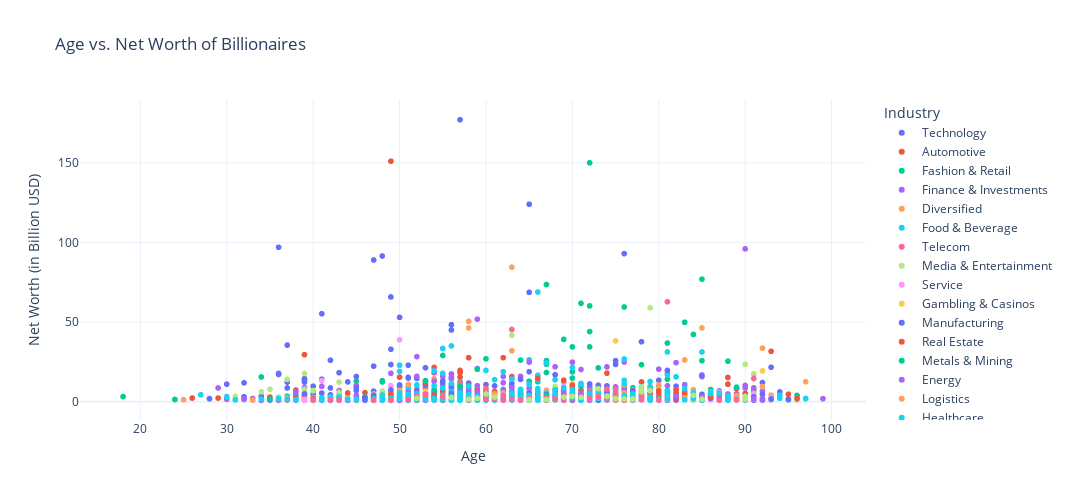

The notebook cell this image was saved under:
### Code cell
# Scatter plot of Age vs Net Worth
fig = px.scatter(
    df,
    x='Age',
    y='NetWorth',
    title='Age vs. Net Worth of Billionaires',
    labels={'Age': 'Age', 'NetWorth': 'Net Worth (in Billion USD)'},
    color='Industry',
    hover_data=['Name']
)

fig.update_layout(template='plotly_white',
                  width = 1500,
                  height = 500)
fig.show()

### Figure 1 — Plotly figure (JSON) as saved in the notebook; plotly's stock layout.template omitted (floating-point values rounded to 4 significant figures; data arrays with more than 128 entries replaced by an {"elided": "..."} marker saying what was removed)
{"data": [{"customdata": {"elided": "355x1 str values"}, "hovertemplate": "Industry=Technology<br>Age=%{x}<br>Net Worth (in Billion USD)=%{y}<br>Name=%{customdata[0]}<extra></extra>", "legendgroup": "Technology", "marker": {"color": "#636efa", "symbol": "circle"}, "mode": "markers", "name": "Technology", "showlegend": true, "type": "scattergl", "x": {"elided": "355 float values"}, "xaxis": "x", "y": {"elided": "355 float values"}, "yaxis": "y"}, {"customdata": [["Elon Musk"], ["Susanne Klatten"], ["Stefan Quandt"], ["Li Shufu"], ["Wang Chuanfu"], ["Ernest Garcia, II."], ["Wei Jianjun & family"], ["Georg Schaeffler"], ["Lu Zhongfang"], ["Lu Xiangyang"], ["Shahid Khan"], ["Ernest Garcia, III."], ["Mong-Koo Chung"], ["Li Ping"], ["William Li"], ["He Xiaopeng"], ["Vikram Lal & family"], ["Huang Yi"], ["Pawan Munjal & family"], ["Piero Ferrari"], ["Dan Friedkin"], ["Li Xiang"], ["Wu Jianshu"], ["Mark Shoen"], ["Maria-Elisabeth Schaeffler-Thumann"], ["Li Guoqiang"], ["Vivek Chaand Sehgal"], ["E. Joe Shoen"], ["RJ Scaringe"], ["Dong Jinggui"], ["Xia Zuoquan"], ["Ye Fan & family"], ["Norman Braman"], ["Peter Unger"], ["Alberto Bombassei"], ["Abhay Firodia"], ["Gail Miller"], ["Austin Russell"], ["Chin Jong Hwa"], ["Arvind Poddar"], ["Herb Chambers"], ["Roger Penske"], ["Walter Frey"], ["Francois Feuillet"], ["Shmuel Harlap"], ["Li Hongjing"], ["Lachhman Das Mittal"], ["Willis Johnson"], ["Xu Xudong & family"], ["Lisa Draexlmaier"], ["Henrik Fisker"], ["Donald Foss"], ["Geeta Gupta-Fisker"], ["Jiang Yintai & family"], ["Tran Ba Duong & family"], ["Ziv Aviram"], ["Trevor Milton"], ["Nirmal Minda"], ["Qian Jinghong"], ["Amnon Shashua"], ["Wang Jianfeng & family"], ["Stefan Pierer"], ["Christian Bertermann"], ["Hakan Koc"], ["Ulrich Mommert & family"], ["Hiroshi Ishibashi"], ["A. Jayson Adair"]], "hovertemplate": "Industry=Automotive<br>Age=%{x}<br>Net Worth (in Billion USD)=%{y}<br>Name=%{customdata[0]}<extra></extra>", "legendgroup": "Automotive", "marker": {"color": "#EF553B", "symbol": "circle"}, "mode": "markers", "name": "Automotive", "showlegend": true, "type": "scattergl", "x": [49.0, 58.0, 54.0, 57.0, 55.0, 63.0, 57.0, 56.0, 78.0, 58.0, 70.0, 38.0, 83.0, 53.0, 46.0, 43.0, 79.0, 59.0, 67.0, 75.0, 56.0, 39.0, 57.0, 70.0, 79.0, 57.0, 64.0, 71.0, 38.0, 51.0, 59.0, 50.0, 88.0, 76.0, 80.0, 76.0, 77.0, 26.0, 62.0, 63.0, 79.0, 84.0, 77.0, 72.0, 76.0, 53.0, 90.0, 73.0, 51.0, 30.0, 57.0, 76.0, 46.0, 70.0, 61.0, 62.0, 39.0, 63.0, 48.0, 60.0, 51.0, 64.0, 37.0, 36.0, 80.0, 74.0, 51.0], "xaxis": "x", "y": [151.0, 27.7, 21.6, 19.7, 16.3, 15.9, 15.5, 14.9, 12.5, 9.1, 8.0, 7.4, 6.0, 5.8, 5.8, 5.5, 5.0, 4.8, 4.3, 4.1, 4.1, 4.0, 4.0, 3.9, 3.7, 3.5, 3.5, 3.5, 3.4, 3.3, 3.0, 2.9, 2.8, 2.5, 2.4, 2.4, 2.4, 2.4, 2.2, 2.2, 2.1, 2.1, 2.0, 1.9, 1.9, 1.9, 1.9, 1.8, 1.7, 1.6, 1.6, 1.6, 1.6, 1.6, 1.6, 1.4, 1.4, 1.4, 1.4, 1.4, 1.4, 1.3, 1.2, 1.2, 1.2, 1.1, 1.0], "yaxis": "y"}, {"customdata": {"elided": "268x1 str values"}, "hovertemplate": "Industry=Fashion & Retail<br>Age=%{x}<br>Net Worth (in Billion USD)=%{y}<br>Name=%{customdata[0]}<extra></extra>", "legendgroup": "Fashion & Retail", "marker": {"color": "#00cc96", "symbol": "circle"}, "mode": "markers", "name": "Fashion & Retail", "showlegend": true, "type": "scattergl", "x": {"elided": "268 float values"}, "xaxis": "x", "y": {"elided": "268 float values"}, "yaxis": "y"}, {"customdata": {"elided": "365x1 str values"}, "hovertemplate": "Industry=Finance & Investments<br>Age=%{x}<br>Net Worth (in Billion USD)=%{y}<br>Name=%{customdata[0]}<extra></extra>", "legendgroup": "Finance & Investments", "marker": {"color": "#ab63fa", "symbol": "circle"}, "mode": "markers", "name": "Finance & Investments", "showlegend": true, "type": "scattergl", "x": {"elided": "365 float values"}, "xaxis": "x", "y": {"elided": "365 float values"}, "yaxis": "y"}, {"customdata": {"elided": "180x1 str values"}, "hovertemplate": "Industry=Diversified<br>Age=%{x}<br>Net Worth (in Billion USD)=%{y}<br>Name=%{customdata[0]}<extra></extra>", "legendgroup": "Diversified", "marker": {"color": "#FFA15A", "symbol": "circle"}, "mode": "markers", "name": "Diversified", "showlegend": true, "type": "scattergl", "x": {"elided": "180 float values"}, "xaxis": "x", "y": {"elided": "180 float values"}, "yaxis": "y"}, {"customdata": {"elided": "204x1 str values"}, "hovertemplate": "Industry=Food & Beverage<br>Age=%{x}<br>Net Worth (in Billion USD)=%{y}<br>Name=%{customdata[0]}<extra></extra>", "legendgroup": "Food & Beverage", "marker": {"color": "#19d3f3", "symbol": "circle"}, "mode": "markers", "name": "Food & Beverage", "showlegend": true, "type": "scattergl", "x": {"elided": "204 float values"}, "xaxis": "x", "y": {"elided": "204 float values"}, "yaxis": "y"}, {"customdata": [["Carlos Slim Helu & family"], ["Masayoshi Son"], ["Patrick Drahi"], ["Sunil Mittal & family"], ["Xavier Niel"], ["Rocco Commisso"], ["Ananda Krishnan"], ["Yasumitsu Shigeta"], ["Denis O'Brien"], ["Richard Li"], ["Shaul Shani"], ["Vladimir Yevtushenkov"], ["Chey Tae-won"], ["Naguib Sawiris"], ["John Caudwell"], ["Najib Mikati"], ["Taha Mikati"], ["Craig McCaw"], ["David Teoh & family"], ["Lv Dalong"], ["Wu Kaiting"], ["Strive Masiyiwa"], ["Kenny Troutt"], ["Lu Rongfu"], ["Terence (Terry) Matthews"], ["Shusheng Zheng"], ["Gleb Fetisov"], ["Ren Zhengfei"], ["Charles Dunstone"], ["Mohammed Ibrahim"], ["Zhong Peifeng"], ["Murat Vargi"]], "hovertemplate": "Industry=Telecom<br>Age=%{x}<br>Net Worth (in Billion USD)=%{y}<br>Name=%{customdata[0]}<extra></extra>", "legendgroup": "Telecom", "marker": {"color": "#FF6692", "symbol": "circle"}, "mode": "markers", "name": "Telecom", "showlegend": true, "type": "scattergl", "x": [81.0, 63.0, 57.0, 63.0, 53.0, 71.0, 83.0, 56.0, 62.0, 54.0, 66.0, 72.0, 60.0, 66.0, 68.0, 65.0, 76.0, 71.0, 65.0, 59.0, 51.0, 60.0, 73.0, 50.0, 78.0, 55.0, 54.0, 77.0, 57.0, 74.0, 58.0, 73.0], "xaxis": "x", "y": [62.8, 45.4, 11.8, 10.5, 8.8, 7.2, 5.8, 4.9, 4.6, 4.5, 3.8, 3.4, 3.2, 3.2, 3.1, 2.5, 2.5, 2.0, 1.9, 1.8, 1.8, 1.5, 1.5, 1.4, 1.4, 1.4, 1.2, 1.2, 1.1, 1.1, 1.1, 1.0], "yaxis": "y"}, {"customdata": [["Michael Bloomberg"], ["David Thomson & family"], ["Rupert Murdoch & family"], ["Su Hua"], ["Donald Newhouse"], ["Cheng Yixiao"], ["Forrest Li"], ["Charles Ergen"], ["David Geffen"], ["Jim Kennedy"], ["Blair Parry-Okeden"], ["Dmitry Bukhman"], ["Igor Bukhman"], ["John Malone"], ["George Lucas"], ["Gang Ye"], ["Wang Ning & family"], ["James Chambers"], ["Jason Jiang"], ["Katharine Rayner"], ["Margaretta Taylor"], ["Charles Dolan & family"], ["Isaac Perlmutter"], ["Chen Rui"], ["Clive Calder"], ["Reed Hastings"], ["Tim Sweeney"], ["Mark Cuban"], ["Barry Diller"], ["Jeff Green"], ["Amos Hostetter, Jr."], ["Steven Spielberg"], ["Hubert Burda"], ["Martha Ingram & family"], ["Thomas Secunda"], ["Arnon Milchan"], ["Xu Yi"], ["Zygmunt Solorz-Zak"], ["Koos Bekker"], ["Haim Saban"], ["Eddy Kusnadi Sariaatmadja"], ["Friede Springer"], ["Wang Changtian"], ["Yin Xin"], ["Huang Qiaoling"], ["Kim Taek-jin"], ["David Baszucki"], ["Stefan von Holtzbrinck"], ["Lars Wingefors"], ["Oprah Winfrey"], ["Kalanithi Maran"], ["Charles Zegar"], ["Yvonne Bauer"], ["David Chen"], ["Bang Shi-hyuk"], ["Gretel Packer"], ["Andrew Paradise"], ["Krit Ratanarak"], ["Ted Turner"], ["Arkady Volozh"], ["John de Mol"], ["Kenneth Feld & family"], ["Yasuhiro Fukushima"], ["Li Yong"], ["Pierre Karl Péladeau"], ["Stanley Hubbard"], ["Brian Roberts"], ["Todd Wagner"], ["Joao Roberto Marinho"], ["Jose Roberto Marinho"], ["Roberto Irineu Marinho"], ["Markus Persson"], ["Susumu Fujita"], ["Gary Magness"], ["Alan Gerry"], ["Jay-Z"], ["Richard Desmond"], ["Lu Hongyan"], ["Dirk Stroeer"], ["Joop van den Ende"], ["Mathias Doepfner"], ["Aydin Dogan"], ["Huang Yimeng"], ["Guy Laliberté"], ["Udo Mueller"], ["Thomas Tull"], ["Pu Shulin"], ["Susanto Suwarto"], ["Hary Tanoesoedibjo"], ["Yu Faxiang"], ["Tyler Perry"], ["Alan Rydge"]], "hovertemplate": "Industry=Media & Entertainment<br>Age=%{x}<br>Net Worth (in Billion USD)=%{y}<br>Name=%{customdata[0]}<extra></extra>", "legendgroup": "Media & Entertainment", "marker": {"color": "#B6E880", "symbol": "circle"}, "mode": "markers", "name": "Media & Entertainment", "showlegend": true, "type": "scattergl", "x": [79.0, 63.0, 90.0, 39.0, 91.0, 37.0, 43.0, 68.0, 78.0, 73.0, 70.0, 35.0, 39.0, 80.0, 76.0, 40.0, 34.0, 63.0, 48.0, 76.0, 78.0, 94.0, 78.0, 43.0, 74.0, 60.0, 50.0, 62.0, 79.0, 44.0, 84.0, 74.0, 81.0, 85.0, 66.0, 76.0, 31.0, 64.0, 68.0, 76.0, 67.0, 78.0, 55.0, 36.0, 62.0, 54.0, 58.0, 57.0, 44.0, 67.0, 55.0, 73.0, 44.0, 40.0, 48.0, 55.0, 38.0, 74.0, 82.0, 57.0, 66.0, 72.0, 73.0, 47.0, 59.0, 87.0, 61.0, 60.0, 67.0, 65.0, 73.0, 41.0, 47.0, 67.0, 92.0, 51.0, 69.0, 43.0, 52.0, 79.0, 58.0, 84.0, 39.0, 61.0, 59.0, 50.0, 65.0, 65.0, 55.0, 49.0, 51.0, 68.0], "xaxis": "x", "y": [59.0, 41.8, 23.5, 17.8, 17.6, 14.1, 12.4, 9.6, 9.5, 9.4, 9.4, 7.9, 7.9, 7.8, 7.4, 7.1, 6.3, 6.2, 6.2, 6.2, 6.2, 6.1, 6.0, 5.9, 5.5, 5.1, 4.7, 4.4, 4.2, 3.8, 3.8, 3.7, 3.5, 3.5, 3.5, 3.4, 3.4, 3.2, 3.0, 3.0, 3.0, 3.0, 3.0, 3.0, 2.9, 2.9, 2.8, 2.8, 2.8, 2.7, 2.6, 2.6, 2.4, 2.4, 2.3, 2.3, 2.3, 2.3, 2.3, 2.3, 2.0, 2.0, 2.0, 2.0, 2.0, 1.9, 1.9, 1.9, 1.8, 1.8, 1.8, 1.7, 1.6, 1.6, 1.5, 1.4, 1.3, 1.3, 1.3, 1.3, 1.2, 1.2, 1.2, 1.2, 1.2, 1.2, 1.1, 1.1, 1.1, 1.1, 1.0, 1.0], "yaxis": "y"}, {"customdata": [["Wang Wei"], ["Zhang Bangxin"], ["Liu Yonghao & family"], ["Larry Xiangdong Chen"], ["Micky Arison"], ["Liu Yongxing"], ["Frits Goldschmeding"], ["Tamara Gustavson"], ["Gary Rollins"], ["Pierre Bellon & family"], ["Wang Zhendong"], ["Shari Arison"], ["Michael Minhong Yu"], ["Steven Udvar-Hazy"], ["Tom Golisano"], ["Bertil Hult"], ["Rakesh Gangwal"], ["Robert Rowling"], ["Li Yongxin & family"], ["Anthony Pritzker"], ["Jim Davis"], ["B. Wayne Hughes"], ["Jean (Gigi) Pritzker"], ["Nie Tengyun & family"], ["Philippe Foriel-Destezet"], ["Maggie Hardy Knox"], ["Glen Taylor"], ["Kenneth Tuchman"], ["Sergio Mantegazza"], ["Jeremy Jacobs, Sr. & family"], ["Vijay Shekhar Sharma"], ["Liu Yachao"], ["Linda Pritzker"], ["Wang Zhenghua"], ["Wu Junbao"], ["Li Guangyu"], ["Dmitry Kamenshchik"], ["Lee Boo-jin"], ["Miguel Fluxa Rossello"], ["Peter Sperling"], ["Torstein Hagen"], ["Helena Revoredo"], ["Xu Wanmao"], ["Fernando Chico Pardo"], ["Darwin Deason"], ["Robert Mouawad"], ["Sunny Varkey"], ["Wang Junjin"], ["Xie Ketao"], ["Yu Guo"], ["Chang Pyung-soon"], ["Ranjan Pai"], ["Petter Stordalen & family"], ["Zhou Xiayun & family"], ["Cheng Wei"], ["Gabriel Escarrer"], ["Stelios Haji-Ioannou"], ["Hu Xiaojun & family"], ["Soichiro Fukutake"], ["Polys Haji-Ioannou"], ["Huang Qiaolong & family"], ["Mitchell Jacobson"], ["Manfredi Lefebvre d'Ovidio"], ["Shirou Terashita"], ["Wen Yibo & family"], ["Wu Wei"], ["Xiao Guoqing"], ["Zhao Tongtong"], ["Zhou Ping & family"], ["Clelia Haji-Ioannou"], ["Hou Jianbin"], ["David Katzman"], ["Wang Qiangxiang"]], "hovertemplate": "Industry=Service<br>Age=%{x}<br>Net Worth (in Billion USD)=%{y}<br>Name=%{customdata[0]}<extra></extra>", "legendgroup": "Service", "marker": {"color": "#FF97FF", "symbol": "circle"}, "mode": "markers", "name": "Service", "showlegend": true, "type": "scattergl", "x": [50.0, 41.0, 69.0, 49.0, 71.0, 72.0, 87.0, 59.0, 76.0, 91.0, 44.0, 63.0, 59.0, 75.0, 79.0, 80.0, 67.0, 67.0, 45.0, 60.0, 61.0, 87.0, 58.0, 45.0, 85.0, 55.0, 79.0, 61.0, 93.0, 81.0, 42.0, 40.0, 67.0, 76.0, 55.0, 57.0, 52.0, 50.0, 82.0, 61.0, 78.0, 74.0, 76.0, 69.0, 80.0, 76.0, 63.0, 52.0, 57.0, 59.0, 70.0, 48.0, 58.0, 66.0, 38.0, 86.0, 54.0, 59.0, 75.0, 61.0, 61.0, 70.0, 67.0, 62.0, 55.0, 53.0, 52.0, 54.0, 58.0, 50.0, 39.0, 61.0, 49.0], "xaxis": "x", "y": [39.0, 13.3, 12.1, 10.2, 6.7, 6.5, 6.0, 5.6, 5.2, 4.8, 4.8, 4.4, 4.4, 4.3, 4.2, 4.2, 3.9, 3.9, 3.7, 3.6, 3.4, 3.3, 3.3, 3.1, 3.0, 2.9, 2.9, 2.8, 2.7, 2.5, 2.3, 2.0, 2.0, 2.0, 2.0, 1.9, 1.8, 1.8, 1.6, 1.6, 1.5, 1.5, 1.5, 1.4, 1.4, 1.4, 1.4, 1.4, 1.4, 1.4, 1.3, 1.3, 1.3, 1.3, 1.2, 1.2, 1.2, 1.2, 1.1, 1.1, 1.1, 1.1, 1.1, 1.1, 1.1, 1.1, 1.1, 1.1, 1.1, 1.0, 1.0, 1.0, 1.0], "yaxis": "y"}, {"customdata": [["Miriam Adelson"], ["Lui Che Woo & family"], ["Johann Graf"], ["Denise Coates"], ["Karel Komarek"], ["Teddy Sagi"], ["Mark Scheinberg"], ["Chen Lip Keong"], ["Pansy Ho"], ["Gabe Newell"], ["Paul Gauselmann & family"], ["James Packer"], ["Steve Wynn"], ["John Coates"], ["Jon Yarbrough"], ["Lim Kok Thay"], ["Lawrence Ho"], ["Elaine Wynn"], ["Kazuo Okada"], ["Chang-Woo Han & family"], ["Shalom Meckenzie"], ["William Boyd"], ["Manuel Lao Hernandez"], ["Hajime Satomi"], ["Ina Chan"]], "hovertemplate": "Industry=Gambling & Casinos<br>Age=%{x}<br>Net Worth (in Billion USD)=%{y}<br>Name=%{customdata[0]}<extra></extra>", "legendgroup": "Gambling & Casinos", "marker": {"color": "#FECB52", "symbol": "circle"}, "mode": "markers", "name": "Gambling & Casinos", "showlegend": true, "type": "scattergl", "x": [75.0, 92.0, 74.0, 53.0, 52.0, 49.0, 47.0, 73.0, 58.0, 58.0, 86.0, 53.0, 79.0, 51.0, 63.0, 69.0, 44.0, 78.0, 78.0, 90.0, 44.0, 89.0, 76.0, 79.0, 67.0], "xaxis": "x", "y": [38.2, 19.4, 7.1, 6.5, 5.5, 5.2, 4.9, 4.6, 4.3, 4.1, 3.9, 3.2, 3.2, 3.0, 2.9, 2.7, 2.4, 2.3, 1.8, 1.7, 1.7, 1.6, 1.6, 1.2, 1.0], "yaxis": "y"}, {"customdata": {"elided": "317x1 str values"}, "hovertemplate": "Industry=Manufacturing<br>Age=%{x}<br>Net Worth (in Billion USD)=%{y}<br>Name=%{customdata[0]}<extra></extra>", "legendgroup": "Manufacturing", "marker": {"color": "#636efa", "symbol": "circle"}, "mode": "markers", "name": "Manufacturing", "showlegend": true, "type": "scattergl", "x": {"elided": "317 float values"}, "xaxis": "x", "y": {"elided": "317 float values"}, "yaxis": "y"}, {"customdata": {"elided": "211x1 str values"}, "hovertemplate": "Industry=Real Estate<br>Age=%{x}<br>Net Worth (in Billion USD)=%{y}<br>Name=%{customdata[0]}<extra></extra>", "legendgroup": "Real Estate", "marker": {"color": "#EF553B", "symbol": "circle"}, "mode": "markers", "name": "Real Estate", "showlegend": true, "type": "scattergl", "x": {"elided": "211 float values"}, "xaxis": "x", "y": {"elided": "211 float values"}, "yaxis": "y"}, {"customdata": [["Alexey Mordashov & family"], ["Vladimir Potanin"], ["Vladimir Lisin"], ["German Larrea Mota Velasco & family"], ["Gina Rinehart"], ["Iris Fontbona & family"], ["Andrew Forrest"], ["Alisher Usmanov"], ["Lakshmi Mittal"], ["Wang Wenyin"], ["Dang Yanbao"], ["Savitri Jindal & family"], ["Iskander Makhmudov"], ["Alberto Bailleres Gonzalez & family"], ["Andrei Skoch & family"], ["Zheng Shuliang & family"], ["Nicky Oppenheimer & family"], ["Alexander Abramov"], ["Rinat Akhmetov"], ["Igor Altushkin"], ["Andrei Kozitsyn"], ["Ivan Glasenberg"], ["Vladimir Kim"], ["Julio Ponce Lerou"], ["Oleg Deripaska"], ["Feng Hailiang"], ["Clive Palmer"], ["Anil Agarwal & family"], ["Alexander Frolov"], ["Bulat Utemuratov"], ["Patrice Motsepe"], ["Konstantin Strukov"], ["Victor Pinchuk"], ["Luo Yangyong & family"], ["Dmitry Pumpyansky"], ["Shen Wenrong"], ["Zhang Zhixiang"], ["Daniel Mate"], ["Aristotelis Mistakidis"], ["Kostyantin Zhevago"], ["Mikhail Shelkov"], ["Tor Peterson"], ["Zhang Xuexin & family"], ["Vasily Anisimov"], ["Robert Friedland"], ["John Hancock"], ["Jia Tianjiang & family"], ["Bianca Rinehart"], ["Ginia Rinehart"], ["Pavel Tykac"], ["Rufino Vigil Gonzalez"], ["Hope Welker"], ["Xie Weitong"], ["Chen Xuehua"], ["Juan Maria Riberas Mera"], ["Alex Beard"], ["Gary Fegel"], ["Wang Zelong"], ["Zeng Chaolin"], ["Angela Bennett"], ["Anatoly Lomakin"], ["Antonio Marcegaglia"], ["Emma Marcegaglia"], ["Vadim Novinsky"], ["Eduard Chukhlebov"], ["Eduardo Hochschild"], ["Igor Kudryashkin"], ["Liang Jiankun & family"], ["Anatoly Sedykh"], ["Yu Bangping & family"], ["Dan Gertler"], ["Xiang Guangda"], ["Zhao Meiguang"]], "hovertemplate": "Industry=Metals & Mining<br>Age=%{x}<br>Net Worth (in Billion USD)=%{y}<br>Name=%{customdata[0]}<extra></extra>", "legendgroup": "Metals & Mining", "marker": {"color": "#00cc96", "symbol": "circle"}, "mode": "markers", "name": "Metals & Mining", "showlegend": true, "type": "scattergl", "x": [55.0, 60.0, 64.0, 67.0, 67.0, 78.0, 59.0, 67.0, 70.0, 53.0, 48.0, 71.0, 57.0, 89.0, 55.0, 75.0, 75.0, 62.0, 54.0, 50.0, 60.0, 64.0, 60.0, 75.0, 53.0, 60.0, 67.0, 67.0, 56.0, 63.0, 59.0, 62.0, 60.0, 45.0, 57.0, 75.0, 54.0, 57.0, 59.0, 47.0, 52.0, 56.0, 73.0, 69.0, 70.0, 45.0, 58.0, 44.0, 34.0, 56.0, 72.0, 35.0, 64.0, 60.0, 52.0, 53.0, 47.0, 24.0, 38.0, 77.0, 68.0, 57.0, 55.0, 57.0, 57.0, 57.0, 59.0, 59.0, 56.0, 53.0, 47.0, 63.0, 58.0], "xaxis": "x", "y": [29.1, 27.0, 26.2, 25.9, 23.6, 23.3, 20.4, 18.4, 14.9, 13.2, 12.7, 9.7, 9.7, 9.2, 8.6, 8.6, 8.0, 7.6, 7.6, 7.0, 6.3, 5.5, 4.6, 4.1, 3.8, 3.8, 3.8, 3.6, 3.4, 3.4, 2.9, 2.8, 2.5, 2.4, 2.4, 2.4, 2.4, 2.3, 2.3, 2.3, 2.0, 1.8, 1.8, 1.7, 1.7, 1.7, 1.7, 1.7, 1.7, 1.7, 1.7, 1.7, 1.7, 1.6, 1.6, 1.5, 1.5, 1.5, 1.5, 1.4, 1.4, 1.4, 1.4, 1.4, 1.3, 1.3, 1.3, 1.3, 1.3, 1.3, 1.2, 1.2, 1.0], "yaxis": "y"}, {"customdata": [["Robin Zeng"], ["Vagit Alekperov"], ["Leonid Mikhelson"], ["Gennady Timchenko"], ["Fan Hongwei & family"], ["Andrey Melnichenko"], ["Mikhail Fridman"], ["Huang Shilin"], ["Leonid Fedun & family"], ["German Khan"], ["Harold Hamm & family"], ["Viktor Vekselberg"], ["Sarath Ratanavadi"], ["Alexei Kuzmichev"], ["Pei Zhenhua"], ["Michael Kadoorie"], ["Richard Kinder"], ["Aloys Wobben"], ["Wang Yusuo & family"], ["Dannine Avara"], ["Scott Duncan"], ["Milane Frantz"], ["Randa Duncan Williams"], ["George Kaiser"], ["Alceu Elias Feldmann"], ["Terrence Pegula"], ["Carrie Perrodo & family"], ["Cao Renxian"], ["Robert Bass"], ["Walter Scott, Jr. & family"], ["Ray Lee Hunt"], ["Daniel Kretinsky"], ["Trevor Rees-Jones"], ["Jin Baofang"], ["Lynn Schusterman"], ["Kelcy Warren"], ["Somphote Ahunai"], ["Alejandro Bulgheroni"], ["Ronald McAulay"], ["Sid Bass"], ["John Catsimatidis"], ["Liu Ming Hui"], ["Mikhail Gutseriev"], ["Gao Jifan & family"], ["Gregorio Perez Companc & family"], ["Edward Bass"], ["Nikolai Buinov"], ["Lin Fanlian"], ["Dean Solon"], ["George Bishop"], ["Ray Davis"], ["Gordon Getty"], ["Igor Makarov"], ["Zhao Fenggang"], ["Jeffery Hildebrand"], ["W. Herbert Hunt"], ["Shen Xiqiang & family"], ["Arvind Tiku"], ["Wu Kai"], ["Lee Bass"], ["Arthur Irving"], ["Evgeny (Eugene) Shvidler"], ["Vladimir Bogdanov"], ["N. Murray Edwards"], ["Torbjorn Tornqvist"], ["Daniel Chiu"], ["Paul Foster"], ["Said Gutseriev"], ["William Koch"], ["Massimo Moratti"], ["Rubens Ometto Silveira Mello"], ["Ian Wood & family"], ["Wu Yingming"], ["Michael Polsky"], ["Farkhad Akhmedov"], ["Timothy Headington"], ["Andrei Kosogov"], ["Airat Shaimiev"], ["Vardis Vardinoyannis & family"], ["Mika Anttonen"], ["Radik Shaimiev"], ["Farris Wilks"], ["Xu Guangfu & family"], ["Chen Gang"], ["Fan Zhaoxia & family"], ["Qin Qingping & family"], ["Rustem Sulteev"], ["Zhou Yifeng & family"], ["Bai Houshan"], ["Chen Yuantai"], ["Ron Corio"], ["Gennady Kozovoy"], ["Lim Hariyanto Wijaya Sarwono"], ["Low Tuck Kwong"], ["Michael S. Smith"], ["Dan Wilks"], ["Igor Yusufov"], ["Albert Avdolyan"], ["Jose Elias"]], "hovertemplate": "Industry=Energy<br>Age=%{x}<br>Net Worth (in Billion USD)=%{y}<br>Name=%{customdata[0]}<extra></extra>", "legendgroup": "Energy", "marker": {"color": "#ab63fa", "symbol": "circle"}, "mode": "markers", "name": "Energy", "showlegend": true, "type": "scattergl", "x": [52.0, 70.0, 65.0, 68.0, 54.0, 49.0, 56.0, 54.0, 65.0, 59.0, 75.0, 63.0, 55.0, 58.0, 62.0, 79.0, 76.0, 69.0, 57.0, 57.0, 38.0, 51.0, 59.0, 78.0, 71.0, 70.0, 70.0, 52.0, 73.0, 89.0, 78.0, 45.0, 69.0, 68.0, 82.0, 65.0, 53.0, 76.0, 85.0, 78.0, 72.0, 58.0, 63.0, 56.0, 85.0, 75.0, 53.0, 59.0, 56.0, 83.0, 79.0, 87.0, 59.0, 55.0, 62.0, 92.0, 73.0, 51.0, 53.0, 64.0, 91.0, 57.0, 69.0, 61.0, 67.0, 60.0, 63.0, 32.0, 80.0, 75.0, 71.0, 78.0, 54.0, 72.0, 65.0, 70.0, 60.0, 59.0, 88.0, 54.0, 56.0, 69.0, 78.0, 53.0, 53.0, 58.0, 67.0, 42.0, 57.0, 53.0, 59.0, 69.0, 92.0, 72.0, 65.0, 64.0, 64.0, 50.0, 44.0], "xaxis": "x", "y": [28.4, 24.9, 24.9, 22.0, 18.2, 17.9, 15.5, 12.9, 11.1, 10.1, 9.4, 9.0, 8.9, 7.8, 7.5, 7.2, 7.0, 6.8, 6.4, 6.0, 6.0, 6.0, 6.0, 5.8, 5.4, 5.4, 5.4, 5.3, 5.1, 5.0, 4.2, 4.1, 4.0, 3.9, 3.4, 3.4, 3.3, 3.3, 3.2, 2.9, 2.8, 2.8, 2.5, 2.4, 2.4, 2.2, 2.2, 2.2, 2.2, 2.1, 2.1, 2.1, 2.1, 2.1, 2.0, 2.0, 2.0, 2.0, 2.0, 1.9, 1.9, 1.9, 1.8, 1.8, 1.8, 1.7, 1.7, 1.7, 1.6, 1.6, 1.6, 1.6, 1.6, 1.5, 1.4, 1.4, 1.4, 1.4, 1.4, 1.3, 1.3, 1.3, 1.3, 1.2, 1.2, 1.2, 1.2, 1.2, 1.1, 1.1, 1.1, 1.1, 1.1, 1.1, 1.1, 1.1, 1.1, 1.0, 1.0], "yaxis": "y"}, {"customdata": [["Klaus-Michael Kuehne"], ["Rodolphe Saadé & family"], ["Gianluigi & Rafaela Aponte"], ["John Fredriksen"], ["Lai Meisong"], ["Dennis Washington"], ["Fred Smith"], ["Kjell Inge Rokke"], ["Enrique Razon, Jr."], ["Johnelle Hunt"], ["Euisun Chung"], ["Yang Shaopeng"], ["Tung Chee Chen"], ["Bradley Jacobs"], ["Alexander Ponomarenko"], ["Alexander Skorobogatko"], ["Helmut Sohmen"], ["Tung Chee Hwa"], ["Roman Trotsenko"], ["Lindsay Fox"], ["Eiichi Kuriwada"], ["Lai Jianfa"], ["Wang Jilei"], ["Yu Huijiao"], ["G. Gnanalingam"], ["Norbert Dentressangle"], ["Zhang Xiaojuan"], ["Lu Zongjun"], ["Jerry Moyes"], ["Chen Liying"], ["Jim Thompson"], ["Rafal Brzoska"], ["Liu Jilu & family"], ["Martin Moller Nielsen"], ["Masaru Wasami"]], "hovertemplate": "Industry=Logistics<br>Age=%{x}<br>Net Worth (in Billion USD)=%{y}<br>Name=%{customdata[0]}<extra></extra>", "legendgroup": "Logistics", "marker": {"color": "#FFA15A", "symbol": "circle"}, "mode": "markers", "name": "Logistics", "showlegend": true, "type": "scattergl", "x": [83.0, 51.0, 80.0, 76.0, 50.0, 86.0, 76.0, 62.0, 61.0, 89.0, 50.0, 63.0, 78.0, 64.0, 56.0, 53.0, 81.0, 83.0, 50.0, 83.0, 74.0, 51.0, 56.0, 55.0, 76.0, 66.0, 51.0, 57.0, 77.0, 45.0, 81.0, 43.0, 74.0, 56.0, 75.0], "xaxis": "x", "y": [26.3, 10.9, 10.7, 10.4, 7.3, 6.4, 5.7, 5.5, 5.0, 3.9, 3.8, 3.6, 3.4, 2.9, 2.9, 2.9, 2.6, 2.6, 2.4, 2.3, 2.3, 2.3, 1.9, 1.9, 1.7, 1.6, 1.6, 1.5, 1.5, 1.4, 1.4, 1.3, 1.3, 1.3, 1.3], "yaxis": "y"}, {"customdata": {"elided": "213x1 str values"}, "hovertemplate": "Industry=Healthcare<br>Age=%{x}<br>Net Worth (in Billion USD)=%{y}<br>Name=%{customdata[0]}<extra></extra>", "legendgroup": "Healthcare", "marker": {"color": "#19d3f3", "symbol": "circle"}, "mode": "markers", "name": "Healthcare", "showlegend": true, "type": "scattergl", "x": {"elided": "213 float values"}, "xaxis": "x", "y": {"elided": "213 float values"}, "yaxis": "y"}, {"customdata": [["Pallonji Mistry"], ["Nassef Sawiris"], ["Diane Hendricks"], ["Anthony Bamford & family"], ["Thomas Schmidheiny"], ["Erman Ilicak"], ["Rafael Del Pino"], ["Wang Linpeng"], ["Peter Gilgan"], ["Mohed Altrad"], ["Francesco Gaetano Caltagirone"], ["Samvel Karapetyan"], ["Otto Happel"], ["Riley Bechtel & family"], ["Huang Zhenda & family"], ["Arkady Rotenberg"], ["Ravi Pillai"], ["Maria Del Pino"], ["Baba Kalyani"], ["Florentino Perez"], ["Zhu Xingliang"], ["D. Leopoldo Del Pino"], ["Wolfgang Leitner"], ["Kim Sang-yeol"], ["P.P. Reddy"], ["P.V.Krishna Reddy"], ["Anu Aga"], ["Elena Baturina"], ["Ayman Hariri"], ["Syed Mokhtar AlBukhary"], ["Clement Fayat & family"], ["Jorge Mas"], ["Andrei Molchanov"], ["Boris Rotenberg"], ["Simona Giorgetta"], ["Fahed Hariri"], ["Lee Joong-keun"], ["Mats Paulsson & family"], ["Mehmet Sinan Tara"], ["Jose Llado Fernandez-Urrutia"], ["David Penaloza Alanis"], ["Marco Squinzi"], ["Veronica Squinzi"]], "hovertemplate": "Industry=Construction & Engineering<br>Age=%{x}<br>Net Worth (in Billion USD)=%{y}<br>Name=%{customdata[0]}<extra></extra>", "legendgroup": "Construction & Engineering", "marker": {"color": "#FF6692", "symbol": "circle"}, "mode": "markers", "name": "Construction & Engineering", "showlegend": true, "type": "scattergl", "x": [91.0, 60.0, 74.0, 75.0, 75.0, 53.0, 62.0, 52.0, 70.0, 73.0, 78.0, 55.0, 73.0, 69.0, 73.0, 69.0, 67.0, 65.0, 72.0, 74.0, 61.0, 58.0, 68.0, 60.0, 63.0, 51.0, 78.0, 58.0, 42.0, 69.0, 89.0, 58.0, 49.0, 64.0, 43.0, 40.0, 80.0, 76.0, 62.0, 87.0, 47.0, 49.0, 49.0], "xaxis": "x", "y": [14.6, 8.3, 8.0, 7.9, 4.8, 4.4, 3.9, 3.9, 3.7, 3.4, 3.4, 3.3, 3.2, 2.9, 2.9, 2.9, 2.5, 2.3, 2.3, 2.1, 1.9, 1.8, 1.8, 1.7, 1.6, 1.5, 1.4, 1.3, 1.3, 1.2, 1.2, 1.2, 1.2, 1.2, 1.1, 1.1, 1.1, 1.1, 1.1, 1.0, 1.0, 1.0, 1.0], "yaxis": "y"}, {"customdata": [["Jerry Jones"], ["Stanley Kroenke"], ["Robert Kraft"], ["Arthur Blank"], ["Stephen Bisciotti"], ["Janice McNair"], ["Denise York & family"], ["Gayle Benson"], ["Bernard Ecclestone & family"], ["Arturo Moreno"], ["James Irsay"], ["Jeffrey Lurie"], ["John Henry"], ["Dan Snyder"], ["Frank Fertitta, III."], ["Lorenzo Fertitta"], ["Vincent McMahon"], ["Leslie Alexander"], ["James France"], ["Jerry Reinsdorf"], ["Michael Jordan"], ["Jim Crane"], ["Theodore Leonsis"], ["Joe Lacob"]], "hovertemplate": "Industry=Sports<br>Age=%{x}<br>Net Worth (in Billion USD)=%{y}<br>Name=%{customdata[0]}<extra></extra>", "legendgroup": "Sports", "marker": {"color": "#B6E880", "symbol": "circle"}, "mode": "markers", "name": "Sports", "showlegend": true, "type": "scattergl", "x": [78.0, 73.0, 79.0, 78.0, 60.0, 84.0, 70.0, 74.0, 90.0, 74.0, 61.0, 69.0, 71.0, 56.0, 59.0, 52.0, 75.0, 77.0, 76.0, 85.0, 58.0, 67.0, 65.0, 65.0], "xaxis": "x", "y": [8.9, 8.2, 6.9, 6.2, 4.9, 4.1, 3.5, 3.4, 3.4, 3.4, 3.0, 3.0, 2.8, 2.6, 2.2, 2.2, 2.1, 1.8, 1.8, 1.7, 1.6, 1.4, 1.4, 1.2], "yaxis": "y"}], "layout": {"height": 500, "legend": {"title": {"text": "Industry"}, "tracegroupgap": 0}, "title": {"text": "Age vs. Net Worth of Billionaires"}, "width": 1500, "xaxis": {"anchor": "y", "domain": [0, 1], "title": {"text": "Age"}}, "yaxis": {"anchor": "x", "domain": [0, 1], "title": {"text": "Net Worth (in Billion USD)"}}}}
